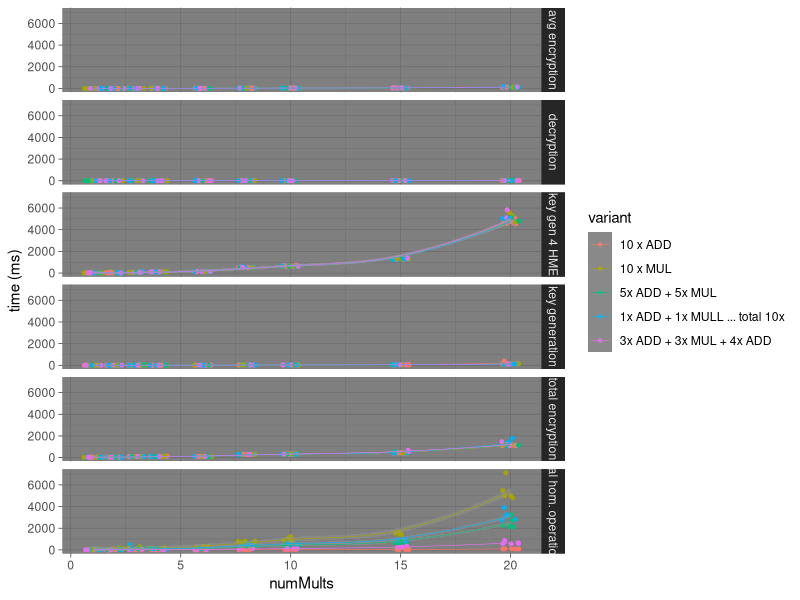
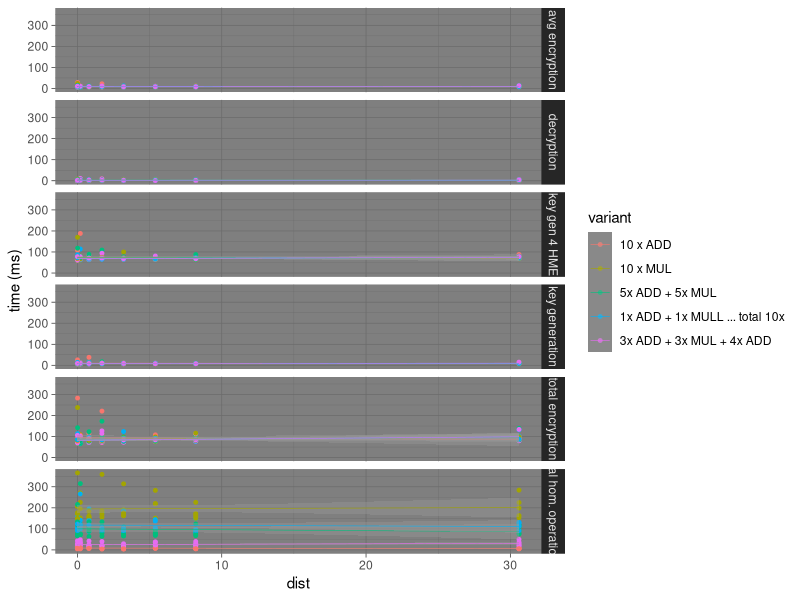
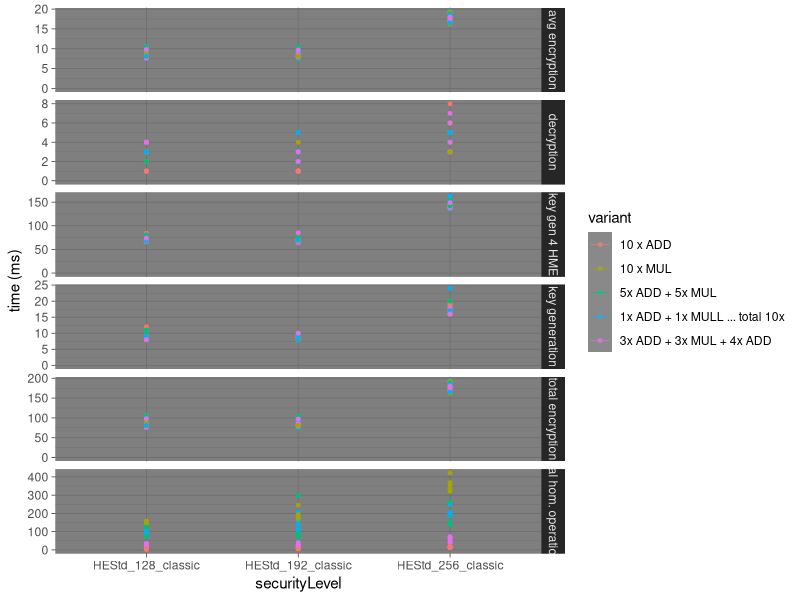
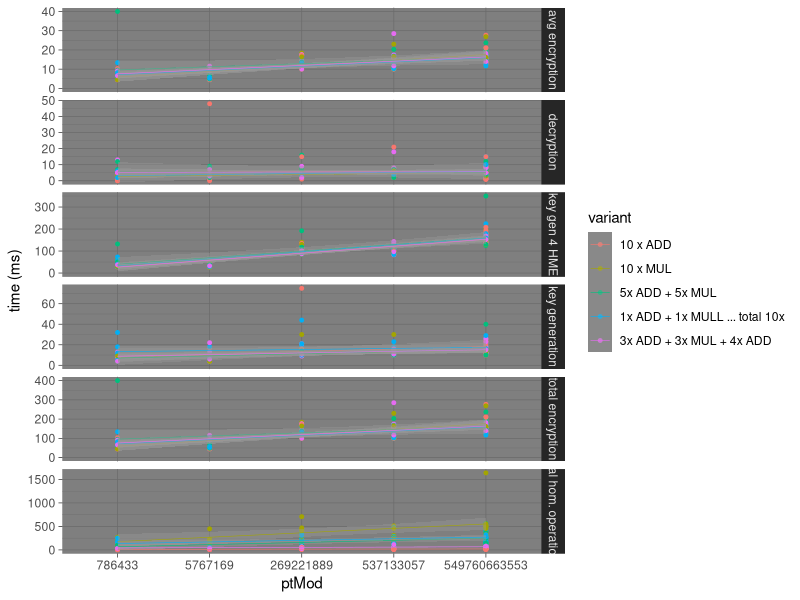

The R script that drew these images, in order:
## ---- chunk 1
library(dplyr)
library(ggplot2)
library(tidyr)
## ---- chunk 2
measureDict <- c(keyGenTime = "key generation",
                 keyGen4HMEkeys = "key gen 4 HME",
                 totEncTime = "total encryption",
                 avgEncTime = "avg encryption",
                 totHomOpr = "total hom. operations",
                 decTime = "decryption")
variantDict <- c(`1` = "10 x ADD",
                 `2` = "10 x MUL",
                 `3` = "5x ADD + 5x MUL",
                 `4` = "5x MUL + 5x ADD",
                 `5` = "2x ADD + 7x MUL + 1x ADD",
                 `6` = "1x MUL + 9x ADD",
                 `7` = "1x ADD + 9x MUL",
                 `8` = "1x ADD + 1x MULL ... total 10x",
                 `9` = "3x ADD + 3x MUL + 4x ADD",
                 `10` = "2x MUL + 5x ADD + 1x MUL + 2x ADD")
## ---- chunk 3
results1 <- read.csv2("results1.csv", stringsAsFactors = T, dec = ".")
## ---- chunk 4
results1 %>%
  ##na.omit() %>% 
  ##group_by(ptMod,variant,securityLevel,dist,numMults) %>% 
  ##summarise(across(-nthRep, mean), .groups = "drop", na.rm=T) %>% 
  mutate_if(is.numeric, round, 2) %>% 
  mutate(variant = as.factor(variant)) %>% 
  do(.,.) ->
  df1
## ---- chunk 5
df1 %>% 
  pivot_longer(keyGenTime:decTime,
               names_to = "measure", values_to = "time",
               values_drop_na = F) %>% 
  mutate(measure=recode(measure, !!!measureDict)) %>% 
  mutate(variant=recode(variant, !!!variantDict)) %>% 
  ggplot(aes(y = time,
             x = numMults,
             color = variant)) +
    facet_grid(measure ~ .,
               scales = "fixed") +
    geom_point(size = 1,
               position = position_jitter()) +
    geom_smooth(linewidth = 0.2) +
    coord_cartesian(ylim = c(0, NA)) +
    ylab("time (ms)") +
    theme_dark()
## ---- chunk 6
results2 <- read.csv2("results2.csv", stringsAsFactors = T, dec = ".")
## ---- chunk 7
results2 %>%
  ##na.omit() %>% 
  ##group_by(ptMod,variant,securityLevel,dist,numMults) %>% 
  ##summarise(across(-nthRep, mean), .groups = "drop", na.rm=T) %>% 
  mutate_if(is.numeric, round, 2) %>% 
  mutate(variant = as.factor(variant)) %>% 
  do(.,.) ->
  df2
## ---- chunk 8
df2 %>% 
  pivot_longer(keyGenTime:decTime,
               names_to = "measure", values_to = "time",
               values_drop_na = F) %>% 
  mutate(measure=recode(measure, !!!measureDict)) %>% 
  mutate(variant=recode(variant, !!!variantDict)) %>% 
  ggplot(aes(y = time,
             x = dist,
             color = variant)) +
    facet_grid(measure ~ .,
               scales = "fixed") +
    geom_point(size = 1,
               position = position_jitter()) +
    geom_smooth(linewidth = 0.2,
                method = "glm") +
    coord_cartesian(ylim = c(0, NA)) +
    ylab("time (ms)") +
    theme_dark()
## ---- chunk 9
results3 <- read.csv2("results3.csv", stringsAsFactors = T, dec = ".")
## ---- chunk 10
results3 %>%
  ##na.omit() %>% 
  ##group_by(ptMod,variant,securityLevel,dist,numMults) %>% 
  ##summarise(across(-nthRep, mean), .groups = "drop", na.rm=T) %>% 
  mutate_if(is.numeric, round, 2)  %>% 
  mutate(variant = as.factor(variant)) %>% 
  do(.,.) ->
  df3
## ---- chunk 11
df3 %>% 
  pivot_longer(keyGenTime:decTime,
               names_to = "measure", values_to = "time",
               values_drop_na = F) %>% 
  mutate(measure=recode(measure, !!!measureDict)) %>% 
  mutate(variant=recode(variant, !!!variantDict)) %>% 
  ggplot(aes(y = time,
             x = securityLevel,
             color = variant)) +
    facet_grid(measure ~ .,
               scales = "free_y") +
    geom_point(size = 1,
               position = position_nudge()) +
    geom_smooth(linewidth = 0.2) +
    coord_cartesian(ylim = c(0, NA)) +
    ylab("time (ms)") +
    theme_dark()
## ---- chunk 12
results4 <- read.csv2("results4.csv", stringsAsFactors = T, dec = ".")
## ---- chunk 13
results4 %>%
  ##na.omit() %>% 
  ##group_by(ptMod,variant,securityLevel,dist,numMults) %>% 
  ##summarise(across(-nthRep, mean), .groups = "drop", na.rm=T) %>% 
  mutate_if(is.numeric, round, 2)  %>% 
  mutate(variant = as.factor(variant)) %>% 
  mutate(ptMod = as.factor(ptMod)) %>% 
  do(.,.) ->
  df4
## ---- chunk 14
df4 %>% 
  pivot_longer(keyGenTime:decTime,
               names_to = "measure", values_to = "time",
               values_drop_na = F) %>% 
  mutate(measure=recode(measure, !!!measureDict)) %>% 
  mutate(variant=recode(variant, !!!variantDict)) %>% 
  ggplot(aes(y = time,
             x = ptMod,
             color = variant)) +
    facet_grid(measure ~ .,
               scales = "free_y") +
    geom_point(size = 1,
               position = position_nudge()) +
    geom_smooth(linewidth = 0.2,
                method = "glm",
                mapping = aes(x = as.numeric(ptMod))) +
    coord_cartesian(ylim = c(0, NA)) +
    #scale_x_continuous(trans='log10') +
    ylab("time (ms)") +
    theme_dark()
